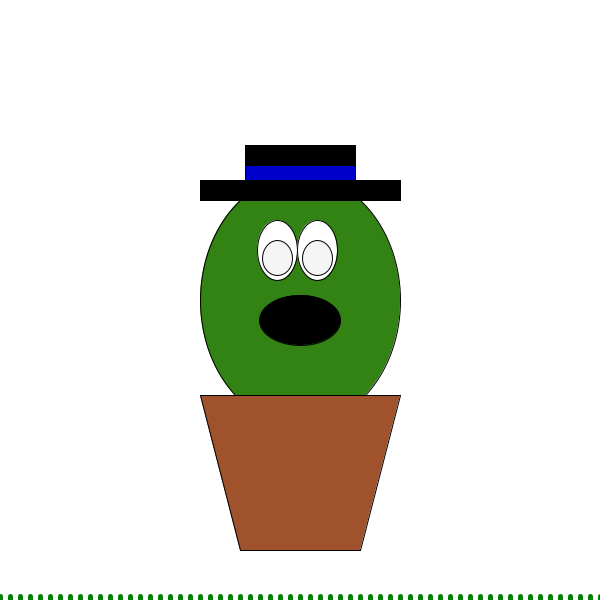
Frame 1 (no input)
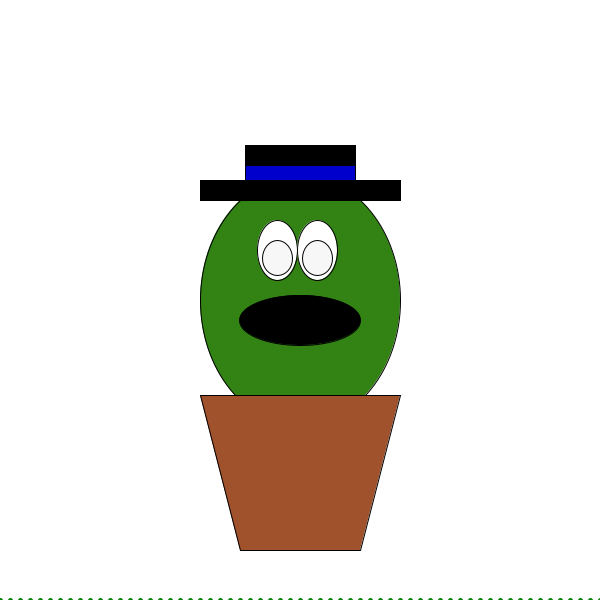
Frame 60 (the mouse pressed at the canvas centre just before this capture)
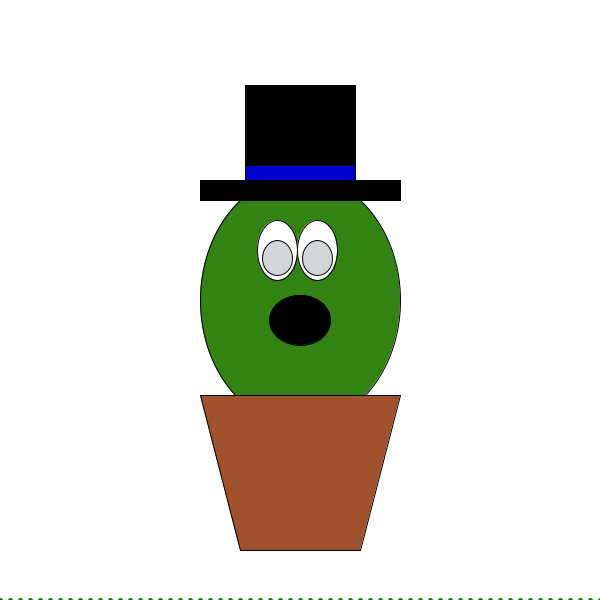
Frame 120 (the mouse held since frame 60 and released just before this capture)

The Processing sketch that drew these frames (run headless with seeded random() and noise(); from frame 60 on, the mouse is pressed at the canvas centre):

// Processing sketch: processing_133329
// ── processing_133329.pde

// This Sketch Code creates a two-d plant charcter
int p = 50;
int w = 255;
int b = 0;
int h = 145;
int g = 595;
int m = 80 ;

//The Size of the sketch and background color
void setup(){
  size(600,600);
  //background(w,w,w);
}
// enlarges hat
void draw() {
  background(w,w,w);
if(mousePressed == true){
    h = h - 1;
  }
// grows grass
if(keyPressed == true){
  g = g - 1;
}
// for some odd reason shrinks grass only within Wayne vvv
else {
  g = g + 1;
if(g >= height){
  g = height;
  }
}
// mouth shrinks an grows
if(m < 130){
  m  = m + 1;
}
if(m >= 130){
  m = - m - 1;
}


//else if (keyPressed == true){
//    h = h++;
//}
 

    
  stroke(0,0,0);
  strokeWeight(1);
  //Body and fill(picks random colors)
  fill(50,130,20);
  ellipse(300,300,200,250);
  
  //Mouth and fill(black)
  fill(b,b,b);
  ellipse(300,320,m,50);
  
  //Eyes and fill(white)
  fill(255,255,255);
  ellipse(277,250,40,60);
  ellipse(317,250,40,60);
  
  //Pupils and fill(random)
  fill(random(p),random(p), random(p), random(p));
  ellipse(277,258,30,35);
  ellipse(317,258,30,35);
  
  //pot and fill(brown)
  fill(160,82,45);
  quad(200,395,400,395,360,550,240,550);
  noFill();
  
  //Hat and fill (black)
  rectMode(CORNERS);  
  fill(0,0,0);
  rect(245,165,355,h);
  rectMode(CORNER);
  rect(200,180,200,20);
  noFill();
  
  //Stripe and fill(red)
  fill(0,0,205);
  rect(245,165,110,15);
  noFill();
  
  //Draw Grass
  for (int x = 0; x<= width; x += 10){
    strokeWeight(5);
    stroke(0,128,0);
    line(x,height,x,g);
    noStroke();
  }
  
}
